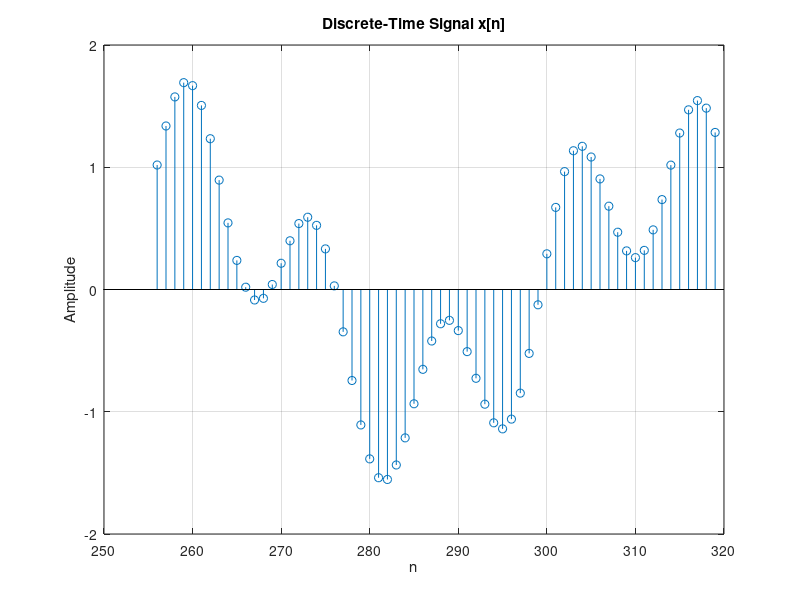
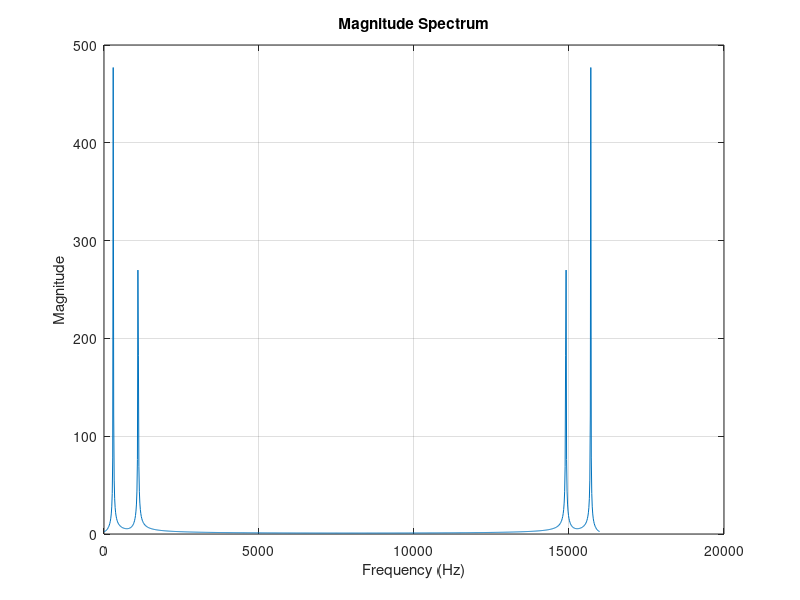
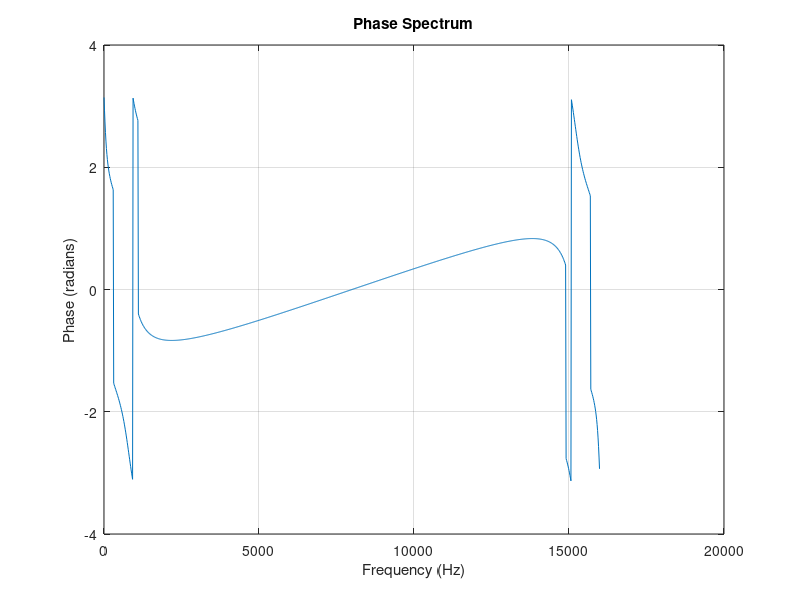
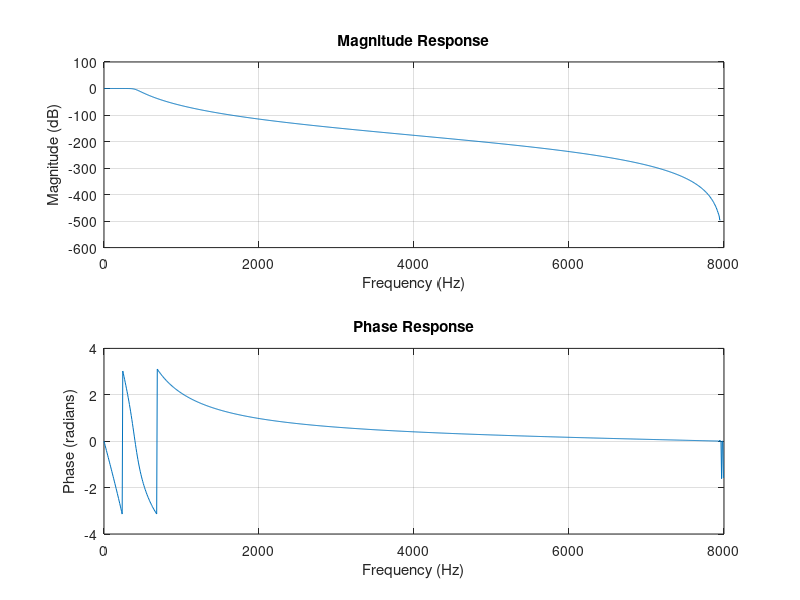

Here is the MATLAB script that generated these plots, in order:
% DSP

% Sample script
% Step 1: Sampling

% Parameters 
Fs = 16000; % Sampling frequency 
T = 1 / Fs; % Sampling period
% Amplitudes
A1 = 1; 
A2 =0.7; 

% Frequencies
F1 =300;
F2 =1100; 

% Phases
phi1 =1;
phi2 = 1.5; 

% Time vector for 2048 samples
n = 0:2047;
t = n * T; % Continuous time equivalent

% Generate DT signal x[n]
xn = A1*cos(2*(pi)*F1*t+phi1) + A2*cos(2*(pi)*F2*t+phi2);

% Plot x[n] for n between 256 and 319. Length=64
figure;
n1=256:319;
stem(n1, xn(n1));
xlabel('n');
ylabel('Amplitude');
title('Discrete-Time Signal x[n]');
grid on;

% Step 2: Fourier Transform of x[n]

% Compute FFT
Xk = fft(xn,1024);
N = length(Xk);
frequencies = (0:N-1) * (Fs / N);

% Magnitude and phase
magnitude = abs(Xk);
phase = angle(Xk);

% Plot magnitude spectrum
figure;
plot(frequencies, magnitude);
xlabel('Frequency (Hz)');
ylabel('Magnitude');
title('Magnitude Spectrum');
grid on;

% Plot phase spectrum
figure;
plot(frequencies, phase);
xlabel('Frequency (Hz)');
ylabel('Phase (radians)');
title('Phase Spectrum');
grid on;

% Determine peaks.
[~, indices] = sort(magnitude(1:N/2) , 'descend');
F1_peak = frequencies(indices(2));
F2_peak = frequencies(indices(3));

% Percentage errors
error_F1 = abs((F1 - F1_peak) / F1) * 100;
error_F2 = abs((F2 - F2_peak) / F2) * 100;

% Step 3: Low-Pass Filter Design

% Design a low-pass filter (adjust order and cutoff frequency as needed)
filter_order = 8;

% Cutoff frequency= Fc/(Fs/2). A low-pass filter with cutoff (in Hz) 𝐹𝑐 = 0.1 × 𝐹𝑠/2.

%Fc = 400;
Fc = 0.05 * (Fs/2);
cutoff_frequency = Fc/(Fs/2);

[b, a] = butter(filter_order, cutoff_frequency, 'low');


% Frequency response
[H, W] = freqz(b, a, 1024, Fs);

% Plot frequency response
figure;
subplot(2, 1, 1);
plot(W, 20 * log10(abs(H)));
xlabel('Frequency (Hz)');
ylabel('Magnitude (dB)');
title('Magnitude Response');
grid on;
subplot(2, 1, 2);
plot(W, angle(H));
xlabel('Frequency (Hz)');
ylabel('Phase (radians)');
title('Phase Response');
grid on;

% Find -3dB cutoff frequency

cutoff_idx = find(20*log10(abs(H)) <= -3, 1);
cutoff_freq = W(cutoff_idx);
fprintf('-3dB Cutoff Frequency: %.2f Hz\n', cutoff_freq);

% Step 4: System Output

% Filter the input signal
yn = filter(b, a, xn);



% Plot output signal
figure;
stem(n1, yn(n1));
xlabel('n');
ylabel('Amplitude');
title(' Output (y[n]) Signals');
grid on;

% FFT of the output
Yk = fft(yn, 1024);
magnitude_y = abs(Yk);
phase_y = angle(Yk);

% Plot magnitude spectrum of output
figure;
plot(frequencies, 20 * log10(magnitude_y));
xlabel('Frequency (Hz)');
ylabel('Magnitude (dB)');
title('Magnitude Spectrum of Output y[n]');
grid on;

% Plot phase spectrum of output
figure;
plot(frequencies, phase_y);
xlabel('Frequency (Hz)');
ylabel('Phase (radians)');
title('Phase Spectrum of Output y[n]');
grid on;

% Determine index for the second sinusoid
ik2 = round(N*F2/Fs);

% Determine frequency specified by the index
output_freq_F2 = frequencies(ik2);

% Determine the magnitude in dB at the given frequency
output_magnitude_F2 = 20 * log10(magnitude_y(ik2));
fprintf('Second Sinusoid Frequency: %.2f Hz\n', output_freq_F2);
fprintf('Second Sinusoid Magnitude: %.2f dB\n', output_magnitude_F2);

% Adjust filter if necessary
if output_magnitude_F2 > -6
 disp('Adjusting filter order or cutoff frequency to meet specification.');
end